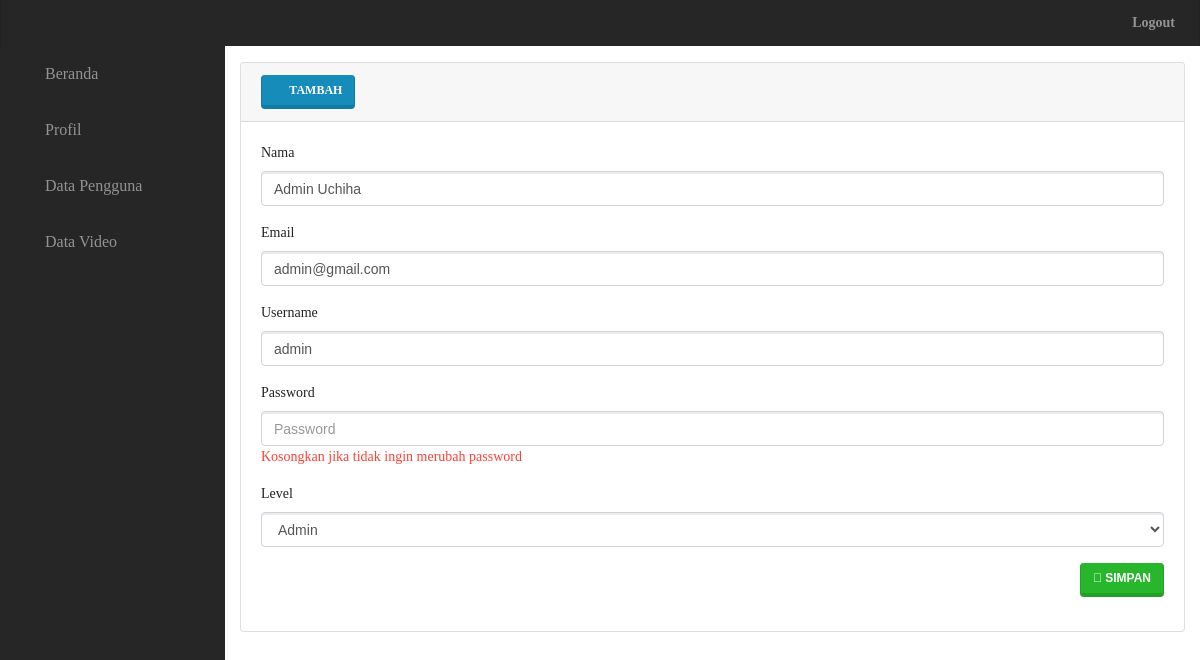
Screenshot of /admin/datapenggunaedit.php?id=1 with the database file from the repository.
### tables this page shows
CREATE TABLE `pengguna` (
  `idpengguna` int(11) NOT NULL,
  `nama` varchar(255) DEFAULT NULL,
  `email` varchar(50) DEFAULT NULL,
  `username` varchar(255) DEFAULT NULL,
  `password` varchar(255) DEFAULT NULL,
  `level` text NOT NULL
);

### admin/datapenggunaedit.php (the view, shortened to what this page needs)
<?php
include 'head.php';
$id = $_GET['id'];
$ambil = $koneksi->query("SELECT * FROM pengguna WHERE idpengguna='$id'");
$data = $ambil->fetch_assoc();
?>
<div class="card mb-3">
    <div class="card-header">
        <a href="datapenggunatambah.php" class="btn btn-primary"><i class="fa fa-plus"> </i> &nbsp;Tambah</a>
    </div>
    <div class="card-body">
        <div class="row">
            <div class="col-md-12">
                <form method="post" enctype="multipart/form-data">
                    <div class="row">
                        <div class="col-md-12">
                            <div class="form-group">
                                <label>Nama</label>
                                <input value="<?= $data['nama'] ?>" type="text" class="form-control" name="nama" placeholder="Nama" required>
                            </div>
                        </div>
                    </div>
                    <div class="row">
                        <div class="col-md-12">
                            <div class="form-group">
                                <label>Email</label>
                                <input value="<?= $data['email'] ?>" type="text" class="form-control" name="email" placeholder="Email" required>
                            </div>
                        </div>
                    </div>
                    <div class="row">
                        <div class="col-md-12">
                            <div class="form-group">
                                <label>Username</label>
                                <input value="<?= $data['username'] ?>" type="text" class="form-control" name="username" placeholder="Username" required>
                            </div>
                        </div>
                    </div>
                    <div class="row">
                        <div class="col-md-12">
                            <div class="form-group">
                                <label>Password</label>
                                <input value="" type="text" class="form-control" name="password" placeholder="Password">
                                <span class="text-danger">Kosongkan jika tidak ingin merubah password</span>
                            </div>
                        </div>
                    </div>
                    <div class="row">
                        <div class="col-md-12">
                            <div class="form-group">
                                <label>Level</label>
                                <select class="form-control" name="level" required>
                                    <option value="Admin" <?php if ($data['level'] == 'Admin') echo 'selected'; ?>>Admin</option>
                                </select>
                            </div>
                        </div>
                    </div>
                    <div class="text-right">
                        <button type="submit" name="submit" value="submit" class="btn btn-success pull-right">
                            <i class="far fa-save"></i> Simpan
                        </button>
                    </div>
                </form>
            </div>
        </div>
    </div>
</div>
<?php
include 'footer.php'; ?>

### assets/admin/css/sb-admin.css (style rules this page uses)
html { position: relative; min-height: 100%; }
body { height: 100%; }
:root { --input-padding-x: 0.75rem; --input-padding-y: 0.75rem; }

### rows the page displays
pengguna: nama "Admin Uchiha", email "admin@gmail.com", username "admin", level "Admin"
